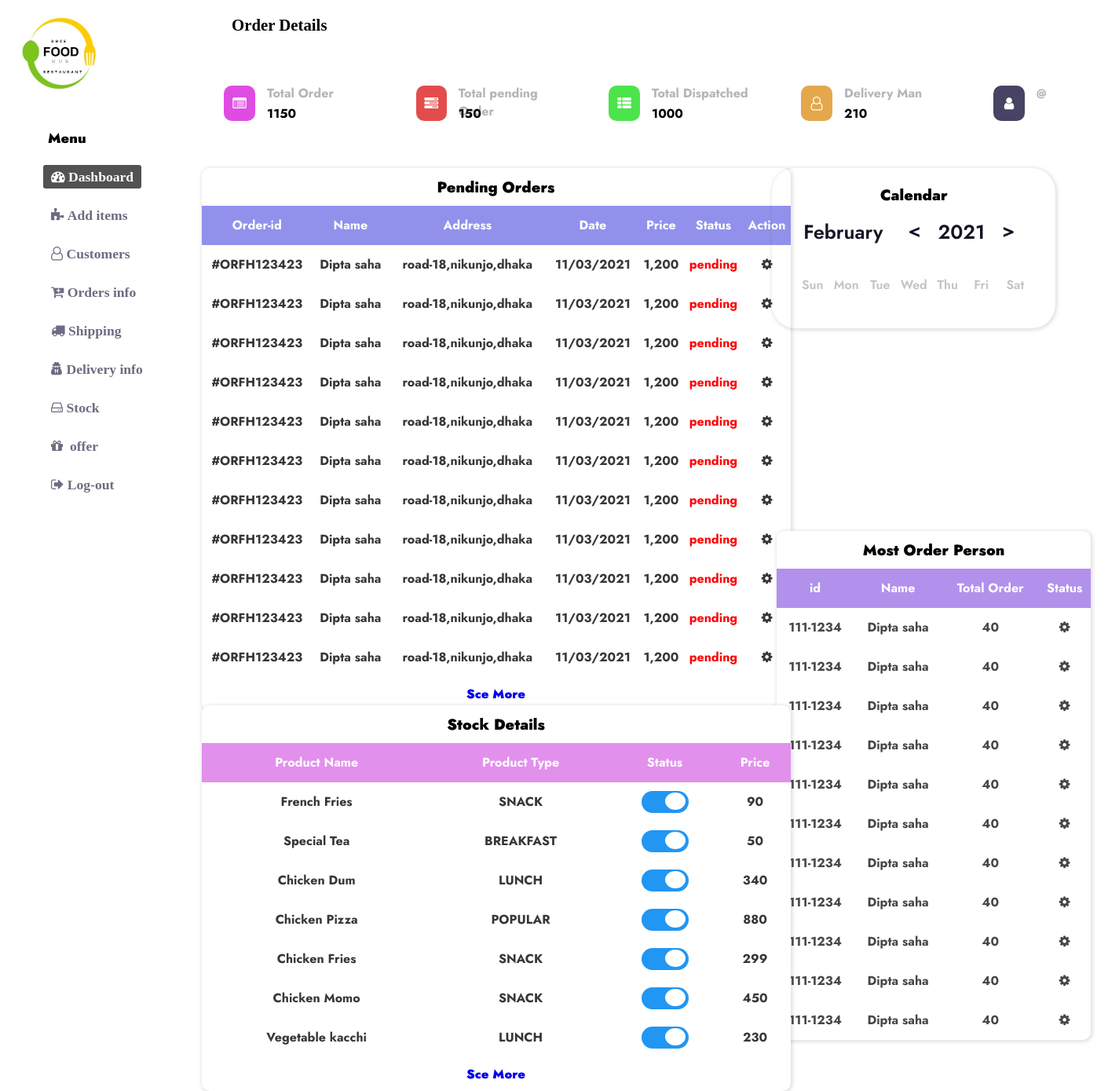
Page /Views/Staffdashboard.php on the committed database.
### tables this page shows
CREATE TABLE `producttb` (
  `id` int(15) NOT NULL,
  `product_name` varchar(25) NOT NULL,
  `product_price` varchar(25) NOT NULL,
  `product_img` varchar(100) DEFAULT NULL,
  `product_type` varchar(20) DEFAULT NULL,
  `product_status` varchar(15) DEFAULT NULL
);

### Model(database)/productdatabase.php (called while the page is built, shortened)
<?php
class createDb
{
  public $tablename;
  public $con;
  public function __construct(
      $dbname="Newdb",
      $tablename="Productdb",
      $servername="localhost",
      $username="root",
      $password=""
  )
  {
     $this->tablename=$tablename;
     $this->con=mysqli_connect($servername,$username,$password);
     $sql="CREATE DATABASE IF NOT EXISTS $dbname";
     if(mysqli_query($this->con,$sql)){
         $this->con=mysqli_connect($servername,$username,$password,$dbname);
         $sql="CREATE TABLE IF NOT EXISTS $tablename
         ( id INT(15) NOT NULL AUTO_INCREMENT PRIMARY KEY,
         product_name VARCHAR(25) NOT NULL ,
         product_price VARCHAR(25) NOT NULL ,
         product_img VARCHAR(100),
         product_type VARCHAR(20),
         product_status VARCHAR(20)
         );";
}else
{
    return false;
}
  }
  public function getData()
  {
      $sql="SELECT *FROM $this->tablename";
      $result=mysqli_query($this->con,$sql);
      if(mysqli_num_rows($result)>0){
          return $result;
      }
  }
}
?>

### Views/Staffdashboard.php (the view, shortened to what this page needs)
<?php
require_once($_SERVER['DOCUMENT_ROOT'].'/Food-Hub-restaurant/Model(database)/productdatabase.php');
$database=new createDb("Productdb","ProductTB");
$rowstatus=0;
?>
<!DOCTYPE html>
<html lang="en">
<head>
    <link rel="stylesheet" href="css/STaff-dashboad.css">
    <link rel="stylesheet" href="css/calendar.css">
</head>
<body>
<div>
    <?php include 'header-footer/staffnavgation.php';?>
</div>
    <section id="view">
        <h2>Order Details</h2>
        <div class="contain">
            <div class="order-head">
                <div class="icon Total">
                <i class="fa fa-list-alt" aria-hidden="true"></i>
                </div>
                <div class="title">
                    <h4>Total Order</h4>
                    <p>1150</p>
                </div>
            </div>
            <div class="order-head">
                <div class="icon pending">
                <i class="fa fa-tasks" aria-hidden="true"></i>
                </div>
                <div class="title">
                    <h4>Total pending Order</h4>
                    <p>150</p>
                </div>
            </div>
            <div class="order-head">
                <div class="icon Dispatched">
                <i class="fa fa-th-list" aria-hidden="true"></i>
                </div>
                <div class="title">
                    <h4>Total Dispatched</h4>
                    <p>1000</p>
                </div>
            </div>
            <div class="order-head">
                <div class="icon Man">
                    <i class="fa fa-user-o" aria-hidden="true"></i>
                </div>
                <div class="title">
                    <h4>Delivery Man</h4>
                    <p>210</p>
                </div>
            </div>
            <div class="order-head">
                <div class="icon profile">
                <i class="fa fa-user" aria-hidden="true"></i>
                </div>
                <div class="title ptitle">
                    <h4>@<?php echo $username1;?></h4>
                </div>
            </div>
        </div>
    </section>
    <section id="order-list">
    <div style="text-align: center; font-size: 1.2rem; font-weight: 900; margin: 10px;">Pending Orders</div>
        <div class="list-heading">
            <table  class="list-table">
                <tr  class="list-td">
                    <th>Order-id </th>
                    <th>Name</th>
                    <th>Address</th>
                    <th>Date</th>
                    <th>Price</th>
                    <th>Status</th>
                    <th>Action</th>
            </tr>
           <?php
            for($x=0;$x<=10;$x++)
            {
                echo "<tr  class='list-tr'>
                <td>#ORFH123423</td>
                <td>Dipta saha</td>
                <td>road-18,nikunjo,dhaka</td>
                <td>11/03/2021</td>
                <td>1,200</td>
                <td style='color:red;'>pending</td>
                <td class='setting'><i class='fa fa-cog' aria-hidden='true'></i>
                <div class='edit-delet'>
                    <p>Edit</p>
                    <p style='margin-top: -15px;'>Delete</p>
                </div>
            </tr>";
            }
           ?>
        </table>
        </div>
        <div class="list-footer">
            <a href="#">Sce More</a>
        </div>
    </section>
    <section id="calender" class="light " >
        <div class="calendar cal">
        <div style="text-align: center; font-size: 1.2rem; font-weight: 900;">Calendar</div>
            <div class="calendar-header">
                <span class="month-picker" id="month-picker">February</span>
                <div class="year-picker">
                    <span class="year-change" id="prev-year">
                        <pre><</pre>
                    </span>
                    <span id="year">2021</span>
                    <span class="year-change" id="next-year">
                        <pre>></pre>
                    </span>
                </div>
            </div>
            <div class="calendar-body">
                <div class="calendar-week-day">
                    <div>Sun</div>
                    <div>Mon</div>
                    <div>Tue</div>
                    <div>Wed</div>
                    <div>Thu</div>
                    <div>Fri</div>
                    <div>Sat</div>
                </div>
            </div>
        </div>
        </section>
        <section id="emp-list">
            <div style="text-align: center; font-size: 1.2rem; font-weight: 900; margin: 10px;">Most Order Person</div>
            <table  class="eml-list-table">
                <tr  class="eml-list-td">
                    <th>id </th>
                    <th>Name</th>
                    <th>Total Order</th>
                    <th>Status</th>
            </tr>
            <?php
            for($x=0;$x<=10;$x++)
            {
                echo " <tr  class='eml-list-tr'>
                <td>111-1234</td>
                <td>Dipta saha</td>
                <td>40</td>
                <td class='setting'><i class='fa fa-cog' aria-hidden='true'></i>
                <div class='edit-delet'>
                    <p>Edit</p>
                    <p style='margin-top: -15px;''>Delete</p>
                </div>
                </td>
            </tr>";
            }
           ?>
        </table>
        </section>
        <section id="Product-Details">
            <div style="text-align: center; font-size: 1.2rem; font-weight: 900; margin: 10px;">Stock Details</div>
            <table  class="Product-list-table">
                <tr  class="Product-list-td">
                    <th>Product Name</th>
                    <th>Product Type</th>
                    <th>Status</th>
                    <th>Price</th>
            </tr>
            <?php
               $result=$database->getData();
               for($r=0;$r<=6;$r++)
               {
               $row=mysqli_fetch_assoc($result);
               $a=$row['id'];
               $b=$row['product_name'];
               $c=$row['product_price'];
               $f=$row['product_type'];
               $g=$row['product_status'];
               if($g== "on"){$x="checked"; $rowstatus++;}
               else{$x="";}
                echo"
                <tr class='Product-list-tr'>
                <td>$b</td>
                <td>$f</td>
                <td><label class='switch'>
              <input type='checkbox'  onclick='status($a)'onclick='status($a)' id='check' $x >
              <span class='slider round'></span>
            </label></td>
            <td>$c</td>
              </tr>
                ";
               }
                ?>
        </table>
        <div class="list-footer">
            <a href="product.php?eid= & type=">Sce More</a>
        </div>
        </section>
</body>
</html>

### Views/css/STaff-dashboad.css (style rules this page uses)
* { margin-top: 0px; text-decoration: none; list-style: none; box-sizing: border-box; font-family: 'Jost', sans-serif; }
body { background-color: #ffffff; padding: 0; display:grid; transition: .5s; }
a { text-decoration: none; }
#view { background-color: #ffffff; font-size: 1.1rem; position: absolute; left: 20%; top: 0vw; padding: 10px; }
.contain { display:flex; position: relative; position: absolute; left:-50px; top : 4vw; }
.order-head { width: 195px; display:flex; margin-left: 50px; margin-top: 50px; }
.icon { width: 40px; height: 45px; text-align: center; padding: 10px; margin-top: 2px; border-radius: 10px; color: #ffffff; }
.icon i { font-weight: 400; }
.title { margin-left: 15px; margin-top: 0px; }
.title h4 { font-size:1rem; height: 20px; color: rgb(180, 181, 182); }
.title p { font-size: 1rem; margin-top: -15px; font-weight:bolder; }
.Total { background-color: rgb(223, 76, 228); }
.pending { background-color: rgb(228, 76, 76); }
.Dispatched { background-color: rgb(76, 228, 76); }
.profile { background-color: rgba(25, 21, 63, 0.801); }
.Man { background-color: rgb(228, 167, 76); }
.ptitle h4 { margin-top: -20px; }
#calender { position: absolute; left: 69%; top: 15vw; }
#order-list { position: absolute; left: 18%; top:15vw; background-color: rgb(255, 255, 255); box-shadow: rgba(82, 82, 85, 0.2) 1px 1px 5px 1px; border-radius: 10px; }
.list-table { width:750px; height: 150px; text-align: center; padding: 20px; border-collapse: collapse; border-spacing: 0; }
.list-td { height: 50px; background-color: rgb(145, 145, 236); color: rgb(255, 255, 255); }
.list-tr { height: 50px; color: rgb(58, 54, 54); font-weight: 700; }
.list-footer { color: #000; text-align: center; font-weight: 900; padding: 10px; }
#emp-list { position: absolute; left: 68%; top: 46vw; background-color: rgb(255, 255, 255); box-shadow: rgba(82, 82, 85, 0.2) 1px 1px 5px 1px; border-radius: 10px; margin: 20px; }
.eml-list-table { width:400px; height: 100px; text-align: center; padding: 20px; border-collapse: collapse; border-spacing: 0; }
.eml-list-td { height: 50px; background-color: rgb(177, 145, 236); color: rgb(255, 255, 255); }
.eml-list-tr { height: 50px; color: rgb(73, 70, 70); font-weight: 700; }
#Product-Details { position: absolute; left: 18%; top:63vw; background-color: rgb(255, 255, 255); box-shadow: rgba(82, 82, 85, 0.2) 1px 1px 5px 1px; border-radius: 10px; }
.Product-list-table { width:750px; height: 150px; text-align: center; padding: 20px; border-collapse: collapse; border-spacing: 0; }
.Product-list-td { height: 50px; background-color: rgb(225, 145, 236); color: rgb(255, 255, 255); }
.Product-list-tr { height: 50px; color: rgb(58, 54, 54); font-weight: 700; }
.switch { position: relative; display: inline-block; width: 60px; height: 28px; }
.slider { position: absolute; cursor: pointer; top: 0; left: 0; right: 0; bottom: 0; background-color: #ccc; -webkit-transition: .4s; transition: .4s; }
.slider:before { position: absolute; content: ""; height: 22px; width: 26px; left: 4px; bottom: 4px; background-color: white; -webkit-transition: .4s; transition: .4s; }
input:checked + .slider { background-color: #2196F3; }
input:checked + .slider:before { -webkit-transform: translateX(26px); -ms-transform: translateX(26px); transform: translateX(26px); }
.slider.round { border-radius: 34px; }
.slider.round:before { border-radius: 50%; }

### Views/header-footer/staffnavgation.php (style rules this page uses)
.logo-title h2 , #view h2 { font-size: 1.5rem; margin-top: 10px; font-family: 'Kirang Haerang', cursive; font-size: 1.3rem; }

### rows in the picture
producttb: product_name "French Fries", product_type "SNACK", product_price "90"
producttb: product_name "Special Tea", product_type "BREAKFAST", product_price "50"
producttb: product_name "Chicken Dum", product_type "LUNCH", product_price "340"
producttb: product_name "Chicken Pizza", product_type "POPULAR", product_price "880"
producttb: product_name "Chicken Fries", product_type "SNACK", product_price "299"
producttb: product_name "Chicken Momo", product_type "SNACK", product_price "450"
producttb: product_name "Vegetable kacchi", product_type "LUNCH", product_price "230"
